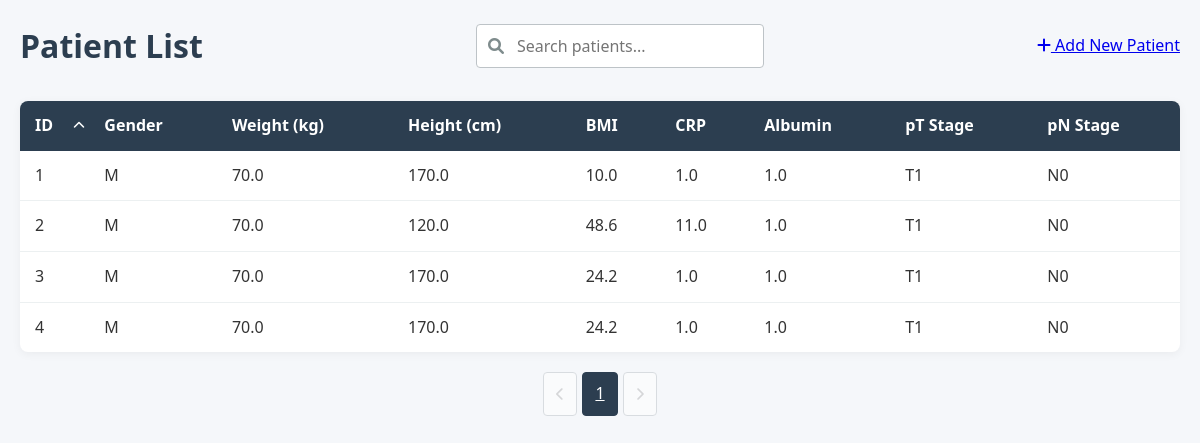
Before: / with the older database file.
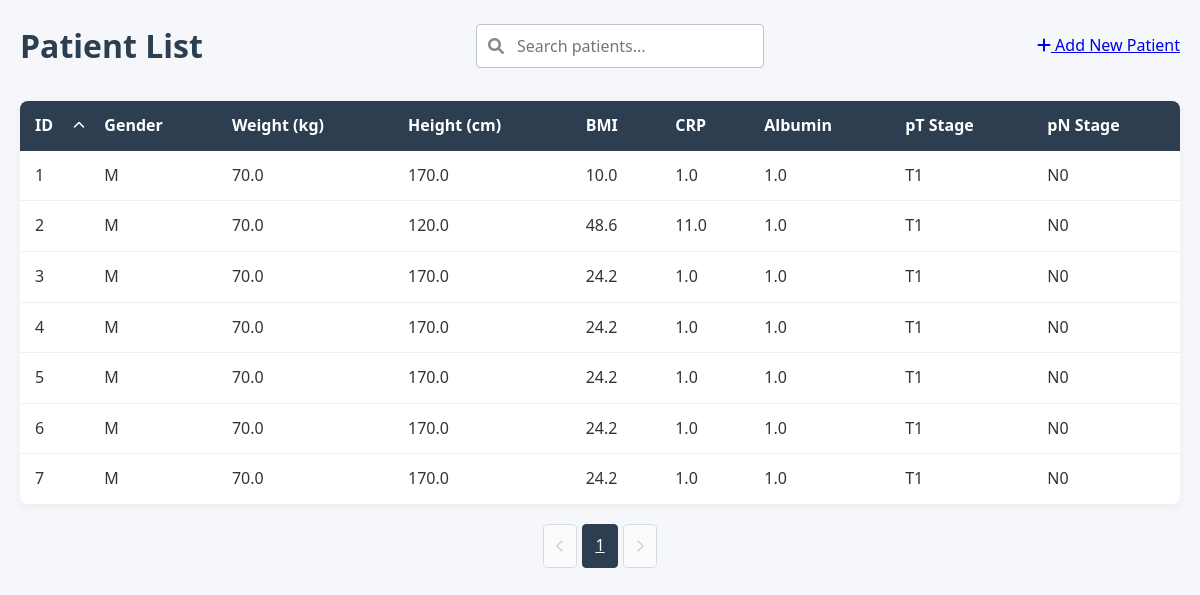
After: the same page with the newer database file.
### models.py (models this page shows, shortened)
class Patient(db.Model):
    id = db.Column(db.Integer, primary_key=True)
    gender = db.Column(db.String(1), nullable=False)        # 'M' lub 'K'
    weight = db.Column(db.Float, nullable=False)            # waga w kg (wartości numeryczne)
    height = db.Column(db.Float, nullable=False)            # wzrost w cm (wartości numeryczne)
    bmi = db.Column(db.Float, nullable=False)               # BMI (wartości numeryczne)
    CRP = db.Column(db.Float, nullable=False)               # CRP (wartości numeryczne)
    Alb = db.Column(db.Float, nullable=False)               # Alb (wartości numeryczne)
    WCC = db.Column(db.Float, nullable=False)               # WCC (wartości numeryczne)
    NEU = db.Column(db.Float, nullable=False)               # NEU (wartości numeryczne)
    total_protein = db.Column(db.Float, nullable=False)     # białko całkowite (wartości numeryczne)
    pT = db.Column(db.String(10), nullable=False)           # stadium T (wartości kategoryczne)
    pN = db.Column(db.String(10), nullable=False)           # stadium N (wartości kategoryczne)
    pM = db.Column(db.String(10), nullable=False)           # stadium M (wartości kategoryczne)
    PNI = db.Column(db.Integer, nullable=False)             # PNI (wartości numeryczne 0-1)
    GRADING = db.Column(db.String(10), nullable=False)      # stopień zróżnicowania (wartości kategoryczne)
    Lauren = db.Column(db.String(10), nullable=False)       # typ Lauren (wartości kategoryczne)
    CTH_preop = db.Column(db.String(10), nullable=False)    # chemioterapia przedoperacyjna (wartości kategoryczne)
    cycles_number = db.Column(db.Integer, nullable=False)   # liczba cykli chemioterapii (wartości numeryczne)
    predictions = db.relationship('Prediction', backref='patient', lazy=True)

### app.py (the view, shortened to what this page needs)
    @app.route('/')
    def index():
        search_query = request.args.get('search', '')
        page = request.args.get('page', 1, type=int)
        per_page = 10
        sort_by = request.args.get('sort', 'id')  # Default sort by ID
        sort_order = request.args.get('order', 'asc')  # Default ascending
        base_query = Patient.query
        if sort_by == 'weight':
            sort_column = Patient.weight
        elif sort_by == 'height':
            sort_column = Patient.height
        elif sort_by == 'bmi':
            sort_column = Patient.bmi
        elif sort_by == 'CRP':
            sort_column = Patient.CRP
        elif sort_by == 'Alb':
            sort_column = Patient.Alb
        elif sort_by == 'pT':
            sort_column = Patient.pT
        elif sort_by == 'pN':
            sort_column = Patient.pN
        elif sort_by == 'id':
            sort_column = Patient.id
        else:  # Default case
            sort_column = Patient.id
        if sort_order == 'desc':
            patients = base_query.order_by(sort_column.desc())
        else:
            patients = base_query.order_by(sort_column.asc())
        patients = patients.paginate(page=page, per_page=per_page)
        return render_template('index.html',
                            patients=patients,
                            search_query=search_query,
                            sort_by=sort_by,
                            sort_order=sort_order)

### templates/index.html (shortened to what this page needs)
{% extends "base.html" %}
{% block content %}
<header>
    <h1>Patient List</h1>
    <div class="search-container">
        <i class="fas fa-search"></i>
        <form method="get" action="{{ url_for('index') }}">
            <input type="text" name="search" placeholder="Search patients..."
                   value="{{ search_query }}" id="searchInput">
        </form>
    </div>
    <div class="actions">
        <a href="{{ url_for('new_patient') }}" class="btn-add">
            <i class="fas fa-plus"></i> Add New Patient
        </a>
    </div>
</header>
<div class="patient-table-container">
    <table class="patient-table">
        <thead>
            <tr>
                <th class="sortable {% if sort_by == 'id' %}sorted-{{ sort_order }}{% endif %}"
                    data-sort="id">
                    ID {% if sort_by == 'id' %}
                        <i class="fas fa-chevron-{% if sort_order == 'asc' %}up{% else %}down{% endif %}"></i>
                    {% endif %}
                </th>
                <th>Gender</th>
                <th>Weight (kg)</th>
                <th>Height (cm)</th>
                <th>BMI</th>
                <th>CRP</th>
                <th>Albumin</th>
                <th>pT Stage</th>
                <th>pN Stage</th>
            </tr>
        </thead>
        <tbody>
            {% for patient in patients.items %}
            <tr class="patient-row" onclick="window.location='{{ url_for('patient_detail', patient_id=patient.id) }}'">
                <td>{{ patient.id }}</td>
                <td>{{ patient.gender }}</td>
                <td>{{ patient.weight }}</td>
                <td>{{ patient.height }}</td>
                <td>{{ patient.bmi }}</td>
                <td>{{ patient.CRP }}</td>
                <td>{{ patient.Alb }}</td>
                <td>{{ patient.pT }}</td>
                <td>{{ patient.pN }}</td>
            </tr>
            {% endfor %}
        </tbody>
    </table>
</div>
<div class="pagination">
    {% if patients.has_prev %}
        <a href="{{ url_for('index', page=patients.prev_num, search=search_query) }}"
           class="pagination-button">
            <i class="fas fa-chevron-left"></i>
        </a>
    {% else %}
        <button class="pagination-button" disabled>
            <i class="fas fa-chevron-left"></i>
        </button>
    {% endif %}
    {% for page_num in patients.iter_pages() %}
        {% if page_num %}
            <a href="{{ url_for('index', page=page_num, search=search_query) }}"
               class="pagination-button {% if page_num == patients.page %}active{% endif %}">
                {{ page_num }}
            </a>
        {% else %}
            <span class="pagination-ellipsis">...</span>
        {% endif %}
    {% endfor %}
    {% if patients.has_next %}
        <a href="{{ url_for('index', page=patients.next_num, search=search_query) }}"
           class="pagination-button">
            <i class="fas fa-chevron-right"></i>
        </a>
    {% else %}
        <button class="pagination-button" disabled>
            <i class="fas fa-chevron-right"></i>
        </button>
    {% endif %}
</div>
{% endblock %}

### templates/base.html (shortened to what this page needs)
<!DOCTYPE html>
<html lang="en">
<head>
    <link rel="stylesheet" href="{{ url_for('static', filename='css/styles.css') }}">
    <link rel="stylesheet" href="https://cdnjs.cloudflare.com/ajax/libs/font-awesome/6.0.0/css/all.min.css">
</head>
<body>
    <div class="container">
        {% block content %}{% endblock %}
    </div>
</body>
</html>

### static/css/styles.css (style rules this page uses)
:root { --primary-color: #2c3e50; --secondary-color: #3498db; --accent-color: #e74c3c; --light-gray: #ecf0f1; --medium-gray: #bdc3c7; --dark-gray: #7f8c8d; --success-color: #2ecc71; --warning-color: #f39c12; --danger-color: #e74c3c; }
* { margin: 0; padding: 0; box-sizing: border-box; font-family: 'Segoe UI', Tahoma, Geneva, Verdana, sans-serif; }
body { background-color: #f5f7fa; color: #333; line-height: 1.6; }
.container { max-width: 1200px; margin: 0 auto; padding: 20px; }
header { margin-bottom: 30px; display: flex; justify-content: space-between; align-items: center; flex-wrap: wrap; gap: 20px; }
h1 { color: var(--primary-color); font-weight: 600; }
.search-container { position: relative; min-width: 250px; }
.search-container i { position: absolute; left: 12px; top: 50%; transform: translateY(-50%); color: var(--dark-gray); }
.search-container input { width: 100%; padding: 10px 15px 10px 40px; border: 1px solid var(--medium-gray); border-radius: 4px; font-size: 16px; transition: border-color 0.3s; }
.patient-table-container { background: white; border-radius: 8px; box-shadow: 0 2px 10px rgba(0, 0, 0, 0.05); overflow: hidden; margin-bottom: 20px; }
.patient-table { width: 100%; border-collapse: collapse; }
.patient-table th { background-color: var(--primary-color); color: white; padding: 12px 15px; text-align: left; }
.patient-table td { padding: 12px 15px; border-bottom: 1px solid var(--light-gray); }
.patient-table tr:last-child td { border-bottom: none; }
.patient-row { transition: background-color 0.2s; cursor: pointer; }
.pagination { display: flex; justify-content: center; gap: 5px; margin-top: 20px; }
.pagination-button { padding: 8px 12px; border: 1px solid var(--medium-gray); background: white; border-radius: 4px; cursor: pointer; transition: all 0.2s; }
.pagination-button.active { background: var(--primary-color); color: white; border-color: var(--primary-color); }
.pagination-button:disabled { opacity: 0.5; cursor: not-allowed; }
.sortable { cursor: pointer; position: relative; padding-right: 20px; transition: background-color 0.2s; }
.sortable i { position: absolute; right: 5px; top: 50%; transform: translateY(-50%); font-size: 12px; }
.sorted-asc { background-color: rgba(52, 152, 219, 0.1); }

Changed rows visible on the page:
added Patient: id "5", gender "M", weight "70.0", height "170.0", bmi "24.2", CRP "1.0", Alb "1.0", pT "T1", pN "N0"
added Patient: id "6", gender "M", weight "70.0", height "170.0", bmi "24.2", CRP "1.0", Alb "1.0", pT "T1", pN "N0"
added Patient: id "7", gender "M", weight "70.0", height "170.0", bmi "24.2", CRP "1.0", Alb "1.0", pT "T1", pN "N0"
